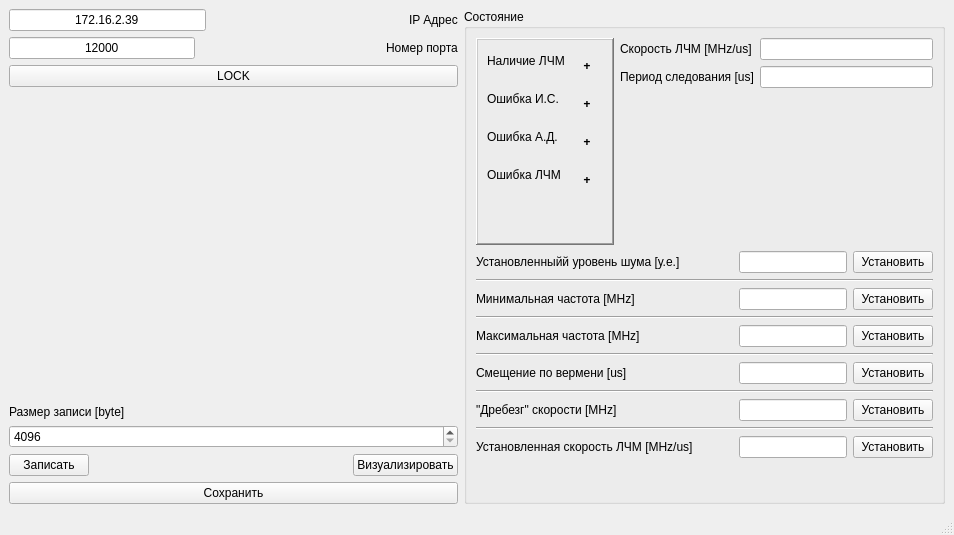
<?xml version="1.0" encoding="UTF-8"?>
<ui version="4.0">
 <class>ControlsWindow</class>
 <widget class="QMainWindow" name="ControlsWindow">
  <property name="geometry">
   <rect>
    <x>0</x>
    <y>0</y>
    <width>954</width>
    <height>535</height>
   </rect>
  </property>
  <property name="windowTitle">
   <string>MainWindow</string>
  </property>
  <widget class="QWidget" name="centralwidget">
   <layout class="QGridLayout" name="gridLayout_3">
    <item row="0" column="0">
     <layout class="QHBoxLayout" name="horizontalLayout_11">
      <item>
       <layout class="QVBoxLayout" name="verticalLayout_6">
        <item>
         <layout class="QVBoxLayout" name="verticalLayout">
          <item>
           <layout class="QHBoxLayout" name="horizontalLayout_9">
            <item>
             <widget class="QLineEdit" name="targetIP">
              <property name="minimumSize">
               <size>
                <width>96</width>
                <height>0</height>
               </size>
              </property>
              <property name="text">
               <string>172.16.2.39</string>
              </property>
              <property name="alignment">
               <set>Qt::AlignCenter</set>
              </property>
             </widget>
            </item>
            <item>
             <spacer name="horizontalSpacer_7">
              <property name="orientation">
               <enum>Qt::Horizontal</enum>
              </property>
              <property name="sizeHint" stdset="0">
               <size>
                <width>40</width>
                <height>20</height>
               </size>
              </property>
             </spacer>
            </item>
            <item>
             <widget class="QLabel" name="label">
              <property name="text">
               <string>IP Адрес</string>
              </property>
             </widget>
            </item>
           </layout>
          </item>
          <item>
           <layout class="QHBoxLayout" name="horizontalLayout_8">
            <item>
             <widget class="QLineEdit" name="targetPORT">
              <property name="minimumSize">
               <size>
                <width>96</width>
                <height>0</height>
               </size>
              </property>
              <property name="text">
               <string>12000</string>
              </property>
              <property name="alignment">
               <set>Qt::AlignCenter</set>
              </property>
             </widget>
            </item>
            <item>
             <spacer name="horizontalSpacer_8">
              <property name="orientation">
               <enum>Qt::Horizontal</enum>
              </property>
              <property name="sizeHint" stdset="0">
               <size>
                <width>40</width>
                <height>20</height>
               </size>
              </property>
             </spacer>
            </item>
            <item>
             <widget class="QLabel" name="label_2">
              <property name="text">
               <string>Номер порта</string>
              </property>
             </widget>
            </item>
           </layout>
          </item>
          <item>
           <widget class="QPushButton" name="pushButton">
            <property name="text">
             <string>LOCK</string>
            </property>
           </widget>
          </item>
         </layout>
        </item>
        <item>
         <spacer name="verticalSpacer">
          <property name="orientation">
           <enum>Qt::Vertical</enum>
          </property>
          <property name="sizeHint" stdset="0">
           <size>
            <width>20</width>
            <height>40</height>
           </size>
          </property>
         </spacer>
        </item>
        <item>
         <layout class="QVBoxLayout" name="verticalLayout_5">
          <item>
           <widget class="QLabel" name="label_3">
            <property name="text">
             <string>Размер записи [byte]</string>
            </property>
           </widget>
          </item>
          <item>
           <widget class="QSpinBox" name="spinBox">
            <property name="minimum">
             <number>4096</number>
            </property>
            <property name="maximum">
             <number>536870912</number>
            </property>
            <property name="singleStep">
             <number>4096</number>
            </property>
           </widget>
          </item>
          <item>
           <layout class="QHBoxLayout" name="horizontalLayout_10">
            <item>
             <widget class="QPushButton" name="pushButton_2">
              <property name="text">
               <string>Записать</string>
              </property>
             </widget>
            </item>
            <item>
             <spacer name="horizontalSpacer_9">
              <property name="orientation">
               <enum>Qt::Horizontal</enum>
              </property>
              <property name="sizeHint" stdset="0">
               <size>
                <width>40</width>
                <height>20</height>
               </size>
              </property>
             </spacer>
            </item>
            <item>
             <widget class="QPushButton" name="pushButton_3">
              <property name="text">
               <string>Визуализировать</string>
              </property>
             </widget>
            </item>
           </layout>
          </item>
          <item>
           <widget class="QPushButton" name="pushButton_4">
            <property name="text">
             <string>Сохранить</string>
            </property>
           </widget>
          </item>
         </layout>
        </item>
       </layout>
      </item>
      <item>
       <widget class="QGroupBox" name="groupBox">
        <property name="title">
         <string>Состояние</string>
        </property>
        <property name="flat">
         <bool>false</bool>
        </property>
        <layout class="QGridLayout" name="gridLayout_2">
         <item row="0" column="0">
          <layout class="QVBoxLayout" name="verticalLayout_4">
           <item>
            <layout class="QHBoxLayout" name="horizontalLayout_7">
             <item>
              <widget class="QFrame" name="frame">
               <property name="frameShape">
                <enum>QFrame::WinPanel</enum>
               </property>
               <property name="frameShadow">
                <enum>QFrame::Raised</enum>
               </property>
               <layout class="QGridLayout" name="gridLayout">
                <item row="0" column="0">
                 <layout class="QFormLayout" name="formLayout_4">
                  <item row="0" column="0">
                   <widget class="QLabel" name="label_4">
                    <property name="text">
                     <string>Наличие ЛЧМ</string>
                    </property>
                   </widget>
                  </item>
                  <item row="0" column="1">
                   <widget class="QLabel" name="statusLFM">
                    <property name="sizePolicy">
                     <sizepolicy hsizetype="Fixed" vsizetype="Fixed">
                      <horstretch>0</horstretch>
                      <verstretch>0</verstretch>
                     </sizepolicy>
                    </property>
                    <property name="minimumSize">
                     <size>
                      <width>32</width>
                      <height>32</height>
                     </size>
                    </property>
                    <property name="maximumSize">
                     <size>
                      <width>32</width>
                      <height>32</height>
                     </size>
                    </property>
                    <property name="font">
                     <font>
                      <family>Noto Sans Mono</family>
                      <pointsize>10</pointsize>
                      <weight>75</weight>
                      <bold>true</bold>
                     </font>
                    </property>
                    <property name="text">
                     <string>+</string>
                    </property>
                    <property name="alignment">
                     <set>Qt::AlignCenter</set>
                    </property>
                   </widget>
                  </item>
                  <item row="1" column="0">
                   <widget class="QLabel" name="label_5">
                    <property name="text">
                     <string>Ошибка И.С.</string>
                    </property>
                   </widget>
                  </item>
                  <item row="1" column="1">
                   <widget class="QLabel" name="statusPSE">
                    <property name="minimumSize">
                     <size>
                      <width>32</width>
                      <height>32</height>
                     </size>
                    </property>
                    <property name="maximumSize">
                     <size>
                      <width>32</width>
                      <height>32</height>
                     </size>
                    </property>
                    <property name="font">
                     <font>
                      <family>Noto Sans Mono</family>
                      <pointsize>10</pointsize>
                      <weight>75</weight>
                      <bold>true</bold>
                     </font>
                    </property>
                    <property name="text">
                     <string>+</string>
                    </property>
                    <property name="alignment">
                     <set>Qt::AlignCenter</set>
                    </property>
                   </widget>
                  </item>
                  <item row="2" column="0">
                   <widget class="QLabel" name="label_6">
                    <property name="text">
                     <string>Ошибка А.Д.</string>
                    </property>
                   </widget>
                  </item>
                  <item row="2" column="1">
                   <widget class="QLabel" name="statusADE">
                    <property name="minimumSize">
                     <size>
                      <width>32</width>
                      <height>32</height>
                     </size>
                    </property>
                    <property name="maximumSize">
                     <size>
                      <width>32</width>
                      <height>32</height>
                     </size>
                    </property>
                    <property name="font">
                     <font>
                      <family>Noto Sans Mono</family>
                      <pointsize>10</pointsize>
                      <weight>75</weight>
                      <bold>true</bold>
                     </font>
                    </property>
                    <property name="text">
                     <string>+</string>
                    </property>
                    <property name="alignment">
                     <set>Qt::AlignCenter</set>
                    </property>
                   </widget>
                  </item>
                  <item row="3" column="0">
                   <widget class="QLabel" name="label_7">
                    <property name="text">
                     <string>Ошибка ЛЧМ</string>
                    </property>
                   </widget>
                  </item>
                  <item row="3" column="1">
                   <widget class="QLabel" name="statusLFME">
                    <property name="sizePolicy">
                     <sizepolicy hsizetype="Preferred" vsizetype="Preferred">
                      <horstretch>32</horstretch>
                      <verstretch>32</verstretch>
                     </sizepolicy>
                    </property>
                    <property name="minimumSize">
                     <size>
                      <width>32</width>
                      <height>32</height>
                     </size>
                    </property>
                    <property name="maximumSize">
                     <size>
                      <width>32</width>
                      <height>32</height>
                     </size>
                    </property>
                    <property name="font">
                     <font>
                      <family>Noto Sans Mono</family>
                      <pointsize>10</pointsize>
                      <weight>75</weight>
                      <bold>true</bold>
                     </font>
                    </property>
                    <property name="text">
                     <string>+</string>
                    </property>
                    <property name="alignment">
                     <set>Qt::AlignCenter</set>
                    </property>
                   </widget>
                  </item>
                  <item row="4" column="0">
                   <spacer name="verticalSpacer_4">
                    <property name="orientation">
                     <enum>Qt::Vertical</enum>
                    </property>
                    <property name="sizeHint" stdset="0">
                     <size>
                      <width>20</width>
                      <height>40</height>
                     </size>
                    </property>
                   </spacer>
                  </item>
                 </layout>
                </item>
               </layout>
              </widget>
             </item>
             <item>
              <layout class="QVBoxLayout" name="verticalLayout_2">
               <item>
                <layout class="QFormLayout" name="formLayout_5">
                 <item row="0" column="0">
                  <widget class="QLabel" name="label_8">
                   <property name="text">
                    <string>Скорость ЛЧМ [MHz/us]</string>
                   </property>
                  </widget>
                 </item>
                 <item row="0" column="1">
                  <widget class="QLineEdit" name="lineEdit">
                   <property name="dragEnabled">
                    <bool>true</bool>
                   </property>
                  </widget>
                 </item>
                 <item row="1" column="0">
                  <widget class="QLabel" name="label_9">
                   <property name="text">
                    <string>Период следования [us]</string>
                   </property>
                  </widget>
                 </item>
                 <item row="1" column="1">
                  <widget class="QLineEdit" name="lineEdit_2">
                   <property name="dragEnabled">
                    <bool>true</bool>
                   </property>
                  </widget>
                 </item>
                </layout>
               </item>
               <item>
                <spacer name="verticalSpacer_2">
                 <property name="orientation">
                  <enum>Qt::Vertical</enum>
                 </property>
                 <property name="sizeHint" stdset="0">
                  <size>
                   <width>20</width>
                   <height>40</height>
                  </size>
                 </property>
                </spacer>
               </item>
              </layout>
             </item>
            </layout>
           </item>
           <item>
            <layout class="QVBoxLayout" name="verticalLayout_3">
             <item>
              <layout class="QHBoxLayout" name="horizontalLayout">
               <item>
                <widget class="QLabel" name="label_11">
                 <property name="text">
                  <string>Установленныйй уровень шума [у.е.]</string>
                 </property>
                </widget>
               </item>
               <item>
                <spacer name="horizontalSpacer">
                 <property name="orientation">
                  <enum>Qt::Horizontal</enum>
                 </property>
                 <property name="sizeHint" stdset="0">
                  <size>
                   <width>40</width>
                   <height>20</height>
                  </size>
                 </property>
                </spacer>
               </item>
               <item>
                <layout class="QFormLayout" name="formLayout_11">
                 <item row="0" column="0">
                  <widget class="QLineEdit" name="lineEdit_4"/>
                 </item>
                 <item row="0" column="1">
                  <widget class="QPushButton" name="pushButton_6">
                   <property name="text">
                    <string>Установить</string>
                   </property>
                  </widget>
                 </item>
                </layout>
               </item>
              </layout>
             </item>
             <item>
              <widget class="Line" name="line">
               <property name="orientation">
                <enum>Qt::Horizontal</enum>
               </property>
              </widget>
             </item>
             <item>
              <layout class="QHBoxLayout" name="horizontalLayout_2">
               <item>
                <widget class="QLabel" name="label_12">
                 <property name="text">
                  <string>Минимальная частота [MHz]</string>
                 </property>
                </widget>
               </item>
               <item>
                <spacer name="horizontalSpacer_2">
                 <property name="orientation">
                  <enum>Qt::Horizontal</enum>
                 </property>
                 <property name="sizeHint" stdset="0">
                  <size>
                   <width>40</width>
                   <height>20</height>
                  </size>
                 </property>
                </spacer>
               </item>
               <item>
                <layout class="QFormLayout" name="formLayout_10">
                 <item row="0" column="0">
                  <widget class="QLineEdit" name="lineEdit_5"/>
                 </item>
                 <item row="0" column="1">
                  <widget class="QPushButton" name="pushButton_7">
                   <property name="text">
                    <string>Установить</string>
                   </property>
                  </widget>
                 </item>
                </layout>
               </item>
              </layout>
             </item>
             <item>
              <widget class="Line" name="line_2">
               <property name="orientation">
                <enum>Qt::Horizontal</enum>
               </property>
              </widget>
             </item>
             <item>
              <layout class="QHBoxLayout" name="horizontalLayout_3">
               <item>
                <widget class="QLabel" name="label_13">
                 <property name="text">
                  <string>Максимальная частота [MHz]</string>
                 </property>
                </widget>
               </item>
               <item>
                <spacer name="horizontalSpacer_3">
                 <property name="orientation">
                  <enum>Qt::Horizontal</enum>
                 </property>
                 <property name="sizeHint" stdset="0">
                  <size>
                   <width>40</width>
                   <height>20</height>
                  </size>
                 </property>
                </spacer>
               </item>
               <item>
                <layout class="QFormLayout" name="formLayout_9">
                 <item row="0" column="0">
                  <widget class="QLineEdit" name="lineEdit_6"/>
                 </item>
                 <item row="0" column="1">
                  <widget class="QPushButton" name="pushButton_8">
                   <property name="text">
                    <string>Установить</string>
                   </property>
                  </widget>
                 </item>
                </layout>
               </item>
              </layout>
             </item>
             <item>
              <widget class="Line" name="line_3">
               <property name="orientation">
                <enum>Qt::Horizontal</enum>
               </property>
              </widget>
             </item>
             <item>
              <layout class="QHBoxLayout" name="horizontalLayout_4">
               <item>
                <widget class="QLabel" name="label_14">
                 <property name="text">
                  <string>Смещение по вермени [us]</string>
                 </property>
                </widget>
               </item>
               <item>
                <spacer name="horizontalSpacer_4">
                 <property name="orientation">
                  <enum>Qt::Horizontal</enum>
                 </property>
                 <property name="sizeHint" stdset="0">
                  <size>
                   <width>40</width>
                   <height>20</height>
                  </size>
                 </property>
                </spacer>
               </item>
               <item>
                <layout class="QFormLayout" name="formLayout_8">
                 <item row="0" column="0">
                  <widget class="QLineEdit" name="lineEdit_7"/>
                 </item>
                 <item row="0" column="1">
                  <widget class="QPushButton" name="pushButton_9">
                   <property name="text">
                    <string>Установить</string>
                   </property>
                  </widget>
                 </item>
                </layout>
               </item>
              </layout>
             </item>
             <item>
              <widget class="Line" name="line_4">
               <property name="orientation">
                <enum>Qt::Horizontal</enum>
               </property>
              </widget>
             </item>
             <item>
              <layout class="QHBoxLayout" name="horizontalLayout_5">
               <item>
                <widget class="QLabel" name="label_15">
                 <property name="text">
                  <string>&quot;Дребезг&quot; скорости [MHz]</string>
                 </property>
                </widget>
               </item>
               <item>
                <spacer name="horizontalSpacer_5">
                 <property name="orientation">
                  <enum>Qt::Horizontal</enum>
                 </property>
                 <property name="sizeHint" stdset="0">
                  <size>
                   <width>40</width>
                   <height>20</height>
                  </size>
                 </property>
                </spacer>
               </item>
               <item>
                <layout class="QFormLayout" name="formLayout_7">
                 <item row="0" column="0">
                  <widget class="QLineEdit" name="lineEdit_8"/>
                 </item>
                 <item row="0" column="1">
                  <widget class="QPushButton" name="pushButton_10">
                   <property name="text">
                    <string>Установить</string>
                   </property>
                  </widget>
                 </item>
                </layout>
               </item>
              </layout>
             </item>
             <item>
              <widget class="Line" name="line_6">
               <property name="orientation">
                <enum>Qt::Horizontal</enum>
               </property>
              </widget>
             </item>
             <item>
              <layout class="QHBoxLayout" name="horizontalLayout_6">
               <item>
                <widget class="QLabel" name="label_10">
                 <property name="text">
                  <string>Установленная скорость ЛЧМ [MHz/us]</string>
                 </property>
                </widget>
               </item>
               <item>
                <spacer name="horizontalSpacer_6">
                 <property name="orientation">
                  <enum>Qt::Horizontal</enum>
                 </property>
                 <property name="sizeHint" stdset="0">
                  <size>
                   <width>40</width>
                   <height>20</height>
                  </size>
                 </property>
                </spacer>
               </item>
               <item>
                <layout class="QFormLayout" name="formLayout_6">
                 <item row="0" column="0">
                  <widget class="QLineEdit" name="lineEdit_3"/>
                 </item>
                 <item row="0" column="1">
                  <widget class="QPushButton" name="pushButton_5">
                   <property name="text">
                    <string>Установить</string>
                   </property>
                  </widget>
                 </item>
                </layout>
               </item>
              </layout>
             </item>
             <item>
              <spacer name="verticalSpacer_3">
               <property name="orientation">
                <enum>Qt::Vertical</enum>
               </property>
               <property name="sizeHint" stdset="0">
                <size>
                 <width>20</width>
                 <height>40</height>
                </size>
               </property>
              </spacer>
             </item>
            </layout>
           </item>
          </layout>
         </item>
        </layout>
       </widget>
      </item>
     </layout>
    </item>
   </layout>
  </widget>
  <widget class="QMenuBar" name="menubar">
   <property name="geometry">
    <rect>
     <x>0</x>
     <y>0</y>
     <width>954</width>
     <height>20</height>
    </rect>
   </property>
  </widget>
  <widget class="QStatusBar" name="statusbar"/>
 </widget>
 <resources/>
 <connections/>
</ui>
